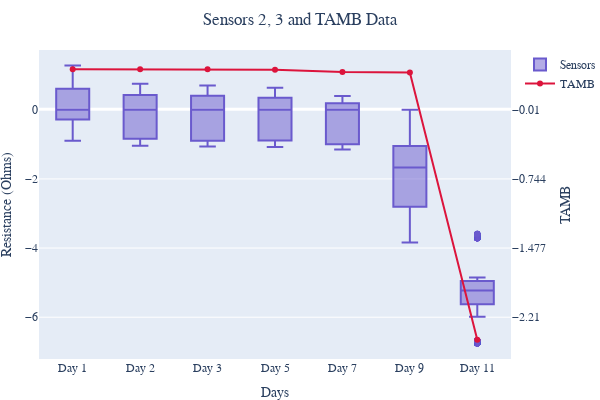

Notebook source saved alongside this figure:
### Code cell
for s in range(4):
    sl, sr = s * 2, s * 2 + 1
    if sl == 2:
        plot_boxes([1, 2, 3, 5, 7, 9, 11], sl, sr, save=True)

### Figure 1 — Plotly figure (JSON) as saved in the notebook; plotly's stock layout.template omitted (floating-point values rounded to 4 significant figures; data arrays with more than 128 entries replaced by an {"elided": "..."} marker saying what was removed)
{"data": [{"marker": {"color": "slateblue"}, "name": "Sensors", "type": "box", "x": {"elided": "14000 str values"}, "y": {"elided": "14000 float values"}}, {"marker": {"color": "crimson"}, "name": "TAMB", "type": "scatter", "x": ["Day 1", "Day 2", "Day 3", "Day 5", "Day 7", "Day 9", "Day 11"], "y": [0.4194, 0.4194, 0.4194, 0.4146, 0.391, 0.3854, -2.449], "yaxis": "y2"}], "layout": {"font": {"family": "Times New Roman"}, "height": 400, "margin": {"b": 0, "l": 0, "r": 10, "t": 50}, "title": {"font": {"family": "Times New Roman"}, "pad": {"b": 0, "l": 0, "r": 0, "t": 0}, "text": "Sensors 2, 3 and TAMB Data", "x": 0.5}, "width": 600, "xaxis": {"title": {"text": "Days"}}, "yaxis": {"side": "left", "title": {"text": "Resistance (Ohms)"}}, "yaxis2": {"overlaying": "y", "side": "right", "tickmode": "sync", "title": {"text": "TAMB"}}}}
